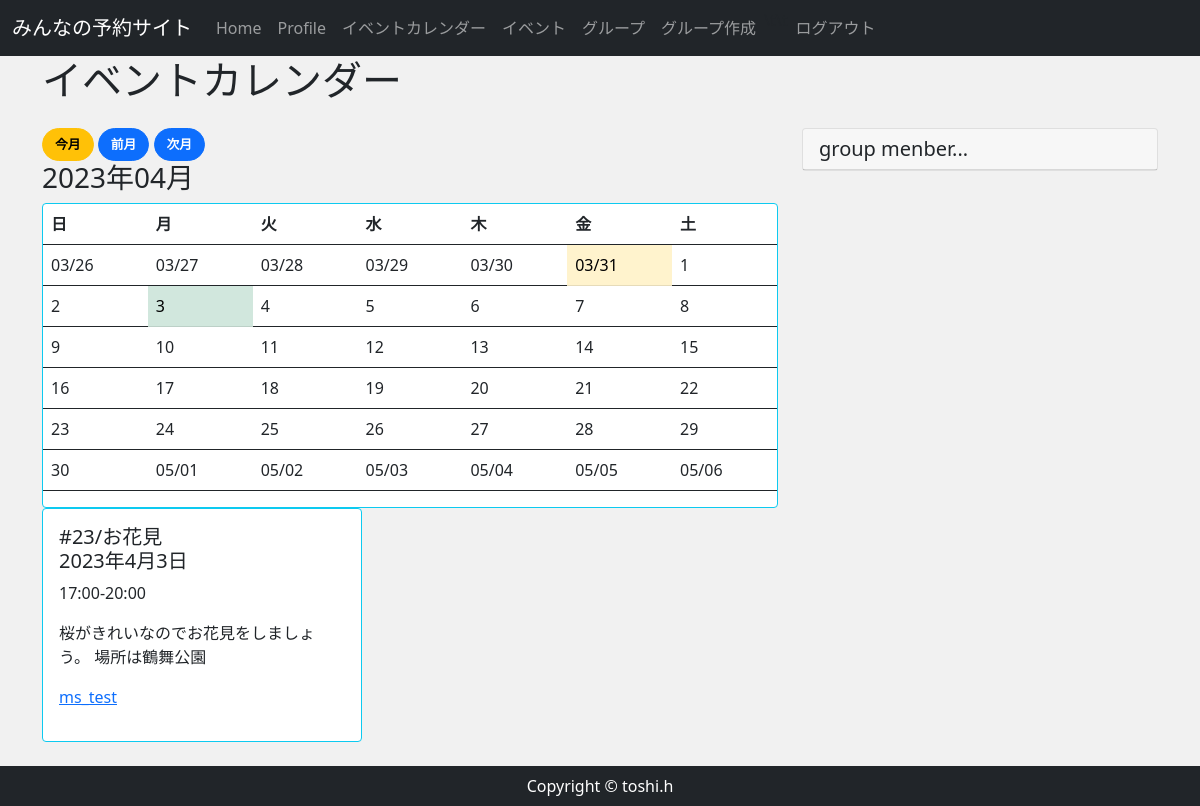
Screenshot of /gp_event_cal/ (signed in) with the database file from the repository.
### reservation/models.py (models this page shows, shortened)
class Event(models.Model):
    event_title = models.CharField(max_length=150)
    event_detail = models.TextField()
    group = models.ForeignKey(Group,  on_delete=models.CASCADE, related_name="group_event")
    event_date = models.DateField()
    start_time = models.TimeField()
    end_time = models.TimeField()

class Group(models.Model):
    group_name = models.CharField(max_length=150)
    group_detail = models.TextField()
    group_owner = models.ForeignKey(
        CustomUser,
        unique=False,
        db_index=True,
        related_name='owner',
        on_delete=models.CASCADE
    )
    def __str__(self):
        return self.group_name

### reservation/views.py (the view)
# urls.py: path('gp_event_cal/',views.GpEventCalView.as_view(), name="gp_event_cal"),
class GpEventCalView(mixins.MonthCalendarMixin, generic.TemplateView):
    template_name = 'reservation/group_event_cal.html'
    model = Event
    def get_context_data(self, **kwargs):
        context = super().get_context_data(**kwargs)
        calendar_context = self.get_month_calendar()
        approved_check_m = ApprovedMember.objects.filter(member=self.request.user, approved = True)
        approved_check_s = ApprovedStaff.objects.filter(staff=self.request.user, approved = True)
        chk_m=[ap_chk_m.group for ap_chk_m in approved_check_m]
        chk_s=[ap_chk_s.group for ap_chk_s in approved_check_s]
        event_data = Event.objects.filter(Q(group__in=chk_m)|Q(group__in=chk_s)).order_by('event_date')#所属しているグループのイベントでフィルター
        days={event_days.event_date for event_days in event_data }
        context.update(calendar_context)
        context['event_data'] = event_data #イベントのデータをコンテキストで渡す
        context['days'] = days
        context['approved_check_s'] = approved_check_s
        print(approved_check_s)
        return context

### accounts/models.py (called while the page is built)
    @property
    def is_active(self):
        return self.active

### reservation/mixins.py (called while the page is built)
    def setup_calendar(self):
        self._calendar = calendar.Calendar(self.first_weekday)

    def get_week_names(self):
        week_names = deque(self.week_names)
        week_names.rotate(-self.first_weekday) #リスト内の要素を右に１つずつ移動するときは、dequeを使うと面白い
        return week_names

    def get_previous_month(self, date):
        if date.month ==1:
            return date.replace(year=date.year-1, month=12, day=1)
        else:
            return date.replace(month=date.month-1, day=1)

    def get_next_month(self, date):
        if date.month ==12:
            return date.replace(year=date.year+1, month=1, day=1)
        else:
            return date.replace(month=date.month+1, day=1)

    def get_month_days(self, date):
        return self._calendar.monthdatescalendar(date.year, date.month)

    def get_current_month(self):
        month = self.kwargs.get('month')
        year = self.kwargs.get('year')
        if month and year:
            month = datetime.date(year=int(year), month=int(month), day=1)
        else:
            month = datetime.date.today().replace(day=1)
        return month

    def get_month_calendar(self):
        self.setup_calendar()
        current_month = self.get_current_month()
        calendar_data = {
            'now':datetime.date.today(),
            'month_days':self.get_month_days(current_month),
            'month_current':current_month,
            'month_previous':self.get_previous_month(current_month),
            'month_next':self.get_next_month(current_month),
            'week_names':self.get_week_names(),
        }
        return calendar_data

### reservation/templates/reservation/group_event_cal.html (shortened to what this page needs)
{% extends 'reservation/base.html' %}
{% block content %}
<h1>イベントカレンダー</h1>
<div class="row my-4 ">
    <div class="col-md-8">
            <a class="btn btn-warning" href="{% url 'gp_event_cal' %}">今月</a>
            <a class="btn btn-primary" href="{% url 'gp_event_cal' month_previous.year month_previous.month %}">前月</a>
            <a class="btn btn-primary" href="{% url 'gp_event_cal' month_next.year month_next.month %}">次月</a>
            <h3>{{ month_current | date:"Y年m月" }}</h3>
        <div class="card border-info">
                <table class="table border-dark " style="table-layout:fixed;">
                    <thead>
                        <tr >
                            {% for w in week_names %}
                                <th >{{ w }}</th>
                            {% endfor %}
                        </tr>
                    </thead>
                    <tbody>
                    {% for week in month_days %}
                        <tr >
                            {% for day in week %}
                                {% if now == day %}
                                    <td class="table-success rsv_day  rs_{{day }}"  style="width:80px;">
                                {% elif day in days %}
                                    <td class="table-warning rsv_day rs_{{day }}"  style="width:80px;" >
                                {% else %}
                                    <td class="rsv_day rs_{{day }}"  style="width:80px;" >
                                {% endif %}
                                    {% if month_current.month != day.month %}
                                        {{ day | date:"m/d" }}
                                    {% else %}
                                        {{ day.day }}
                                    {% endif %}
                                    </td>
                            {% endfor %}
                        </tr>
                        {% endfor %}
                    </tbody>
                </table>
        </div>
    <div class="card-deck d-flex flex-wrap" >
        {% for event in event_data %}
            {% if now == event.event_date %}
            <div class="active_event card border-info event_card {{event.event_date}}" style="width:20rem;">
            {% else %}
            <div class="event_hide card border-info event_card {{event.event_date}}" style="width:20rem;">
            {% endif %}
                <div class="card-body ">
                    <h5 class="card-title">#{{ event.id }}/{{ event.event_title }} <div class="date_class">{{event.event_date}}</div></h5>
                    <p>{{ event.start_time }}-{{ event.end_time }}</p>
                    <p class="card-text ">{{ event.event_detail|truncatechars:100 }}</p>
                    <p ><a href="{% url 'group_detail'  event.group.pk  %} " class="">{{ event.group }}</a></p>
                </div>
            </div>
        {% endfor %}
    </div>
           </div>
        <div class="col-md-4">
            <div class="card">
            <h5 class="card-header">group menber...</h5>
            </div>
        </div>
{% endblock %}

### reservation/static/css/rsv_style.css (style rules this page uses)
* { margin: 0; padding: 0; box-sizing: border-box; }
.btn { font-size: 80%; border-radius: 5rem; font-weight: bold; }
.active_event { display: block; }

### rows the page displays
Event: id "23", event_title "お花見", event_date "2023年4月3日", start_time "17:00", end_time "20:00", event_detail "桜がきれいなのでお花見をしましょう。 場所は鶴舞公園", group "ms_test"

### other values shown
{{ month_current | date:"Y年m月" }} "2023年04月"
{{ w }} "日" "月" "火" "水" "木" "金" "土"
{{ day | date:"m/d" }} "03/26" "03/27" "03/28" "03/29" "03/30" "03/31" "05/01" "05/02" "05/03" "05/04" "05/05" "05/06"
{{ day.day }} "1" "2" "3" "4" "5" "6" "7" "8" "9" "10" "11" "12" "13" "14" "15" "16" "17" "18" "19" "20" "21" "22" "23" "24" "25" "26" "27" "28" "29" "30"
